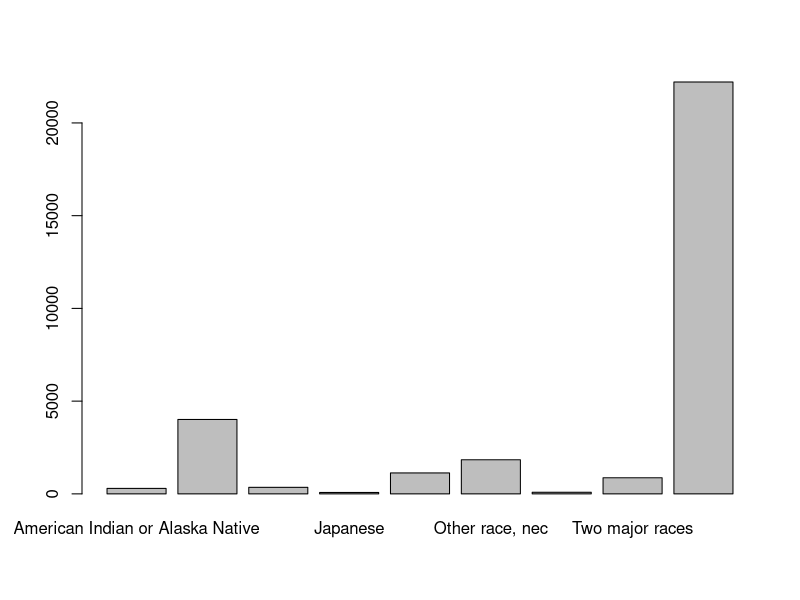
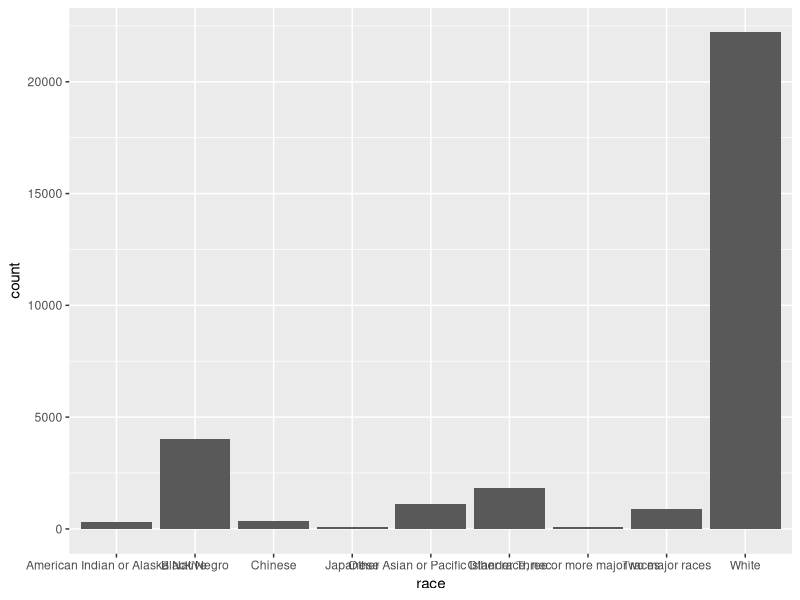
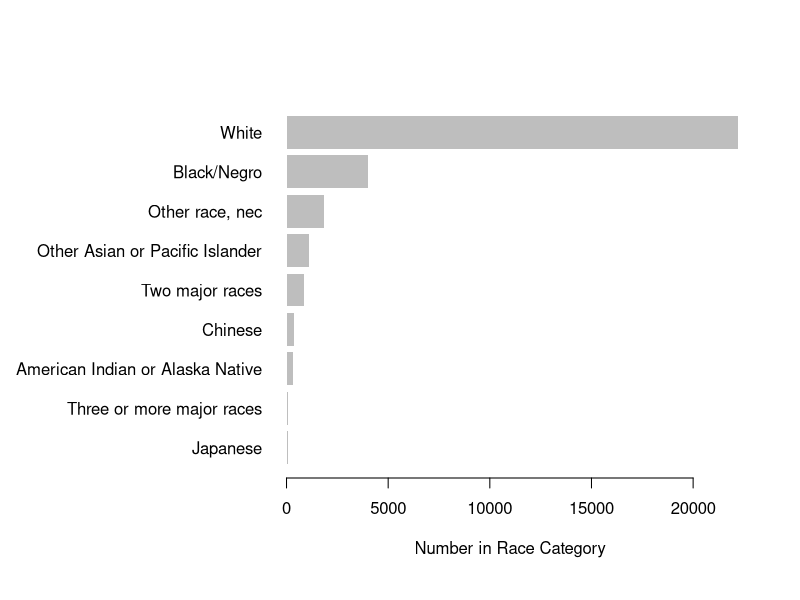
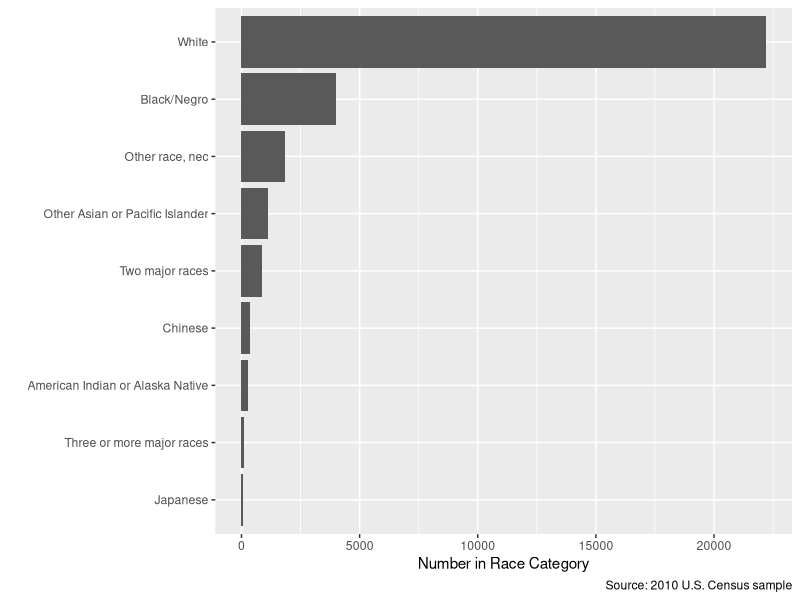
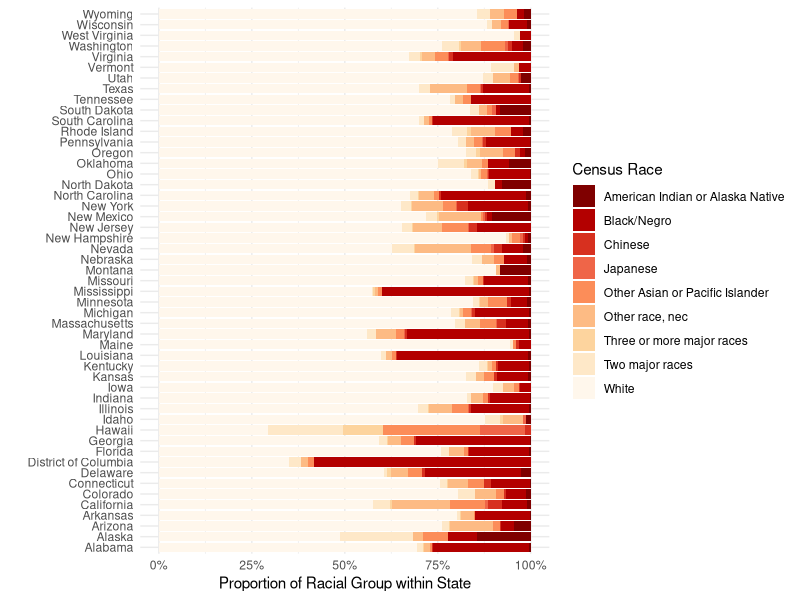
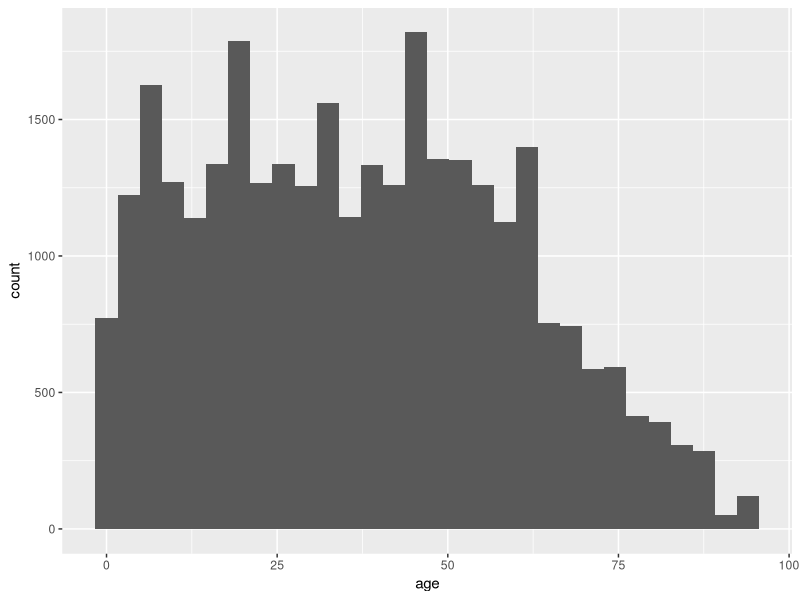
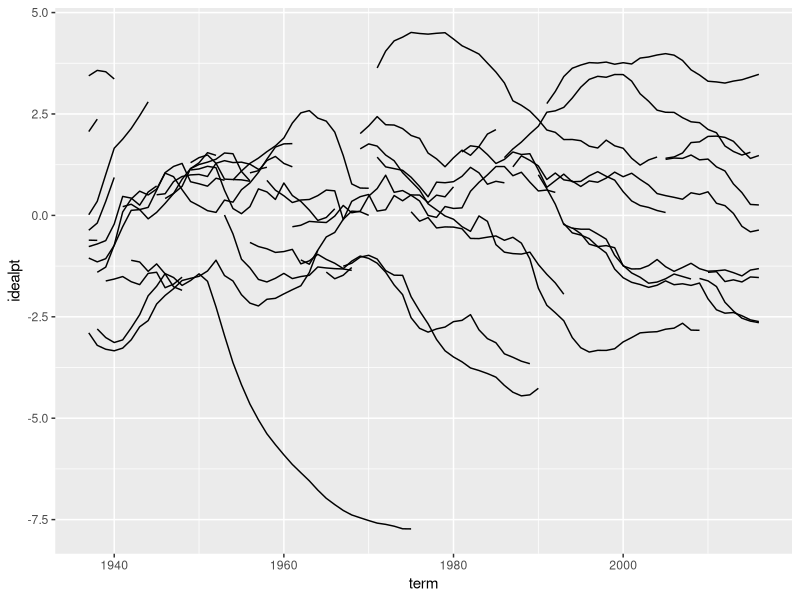

The R script that drew these images, in order:
## ---- chunk 1
library(tidyverse)
library(scales)
## ---- chunk 2
cen10 <- read_csv("input/usc2010_001percent.csv", col_types = cols())
## ---- chunk 3
cen10
## ---- chunk 4
nrow(cen10)
## ---- chunk 5
dim(cen10)
## ---- chunk 6
length(cen10$year)
## ---- chunk 7
nrow(cen10)*100*100
## ---- chunk 8
table(cen10$race)
## ---- chunk 9
cen10 %>% 
  group_by(race) %>%
  summarize(count = n())
## ---- chunk 10
tab_race <- table(cen10$race)
## ---- chunk 11
barplot(tab_race)
## ---- chunk 12
grp_race <- group_by(cen10, race) %>%
  summarize(count = n())
## ---- chunk 13
ggplot(data = grp_race, aes(x = race, y = count)) + geom_col()
## ---- chunk 14
par(oma = c(1, 10, 1, 1))
barplot(sort(tab_race), # sort numbers
        horiz = TRUE, # flip
        border = NA, # border is extraneous
        xlab = "Number in Race Category", 
        bty = "n", # no box
        las = 1) # alignment of axis labels is horizontal
## ---- chunk 15
grp_race_ordered <- arrange(grp_race, count) %>% 
  mutate(race = forcats::as_factor(race))

ggplot(data = grp_race_ordered, aes(x = race, y = count)) +
  geom_col() +
  coord_flip() +
  labs(y = "Number in Race Category",
       x = "",
       caption = "Source: 2010 U.S. Census sample")

## ---- chunk 16
xtab_race_state <- table(cen10$race, cen10$state)
dim(xtab_race_state)
## ---- chunk 17
ptab_race_state <- prop.table(xtab_race_state, margin = 2)
dim(ptab_race_state)
## ---- chunk 18
grp_race_state <- cen10 %>% 
  group_by(race, state) %>% 
  summarize(count = n())
## ---- chunk 19
ggplot(data = grp_race_state, aes(x =  state, y = count,  fill = race)) +
  geom_col(position = "fill") + # the position is dertemined by the fill ae
  scale_fill_brewer(name = "Census Race", palette = "OrRd", direction = -1) + # choose palette
  coord_flip() + # flip axes
  scale_y_continuous(labels = percent) + # label numbers as percentage
  labs(y = "Proportion of Racial Group within State",
       x = "",
       source = "Source: 2010 Census  sample") +
  theme_minimal()
## ---- chunk 20
ggplot(data = cen10, aes(x = age)) +
  geom_histogram()
## ---- chunk 21
justice <- read_csv("input/justices_court-median.csv")
## ---- chunk 22
justice
## ---- chunk 23
ggplot(justice, aes(x = term, y = idealpt, group = justice)) +
  geom_line()
## ---- chunk 24
# Enter yourself

## ---- chunk 25
# Enter yourself

## ---- chunk 26
# Enter yourself

## ---- chunk 27
# Enter yourself
